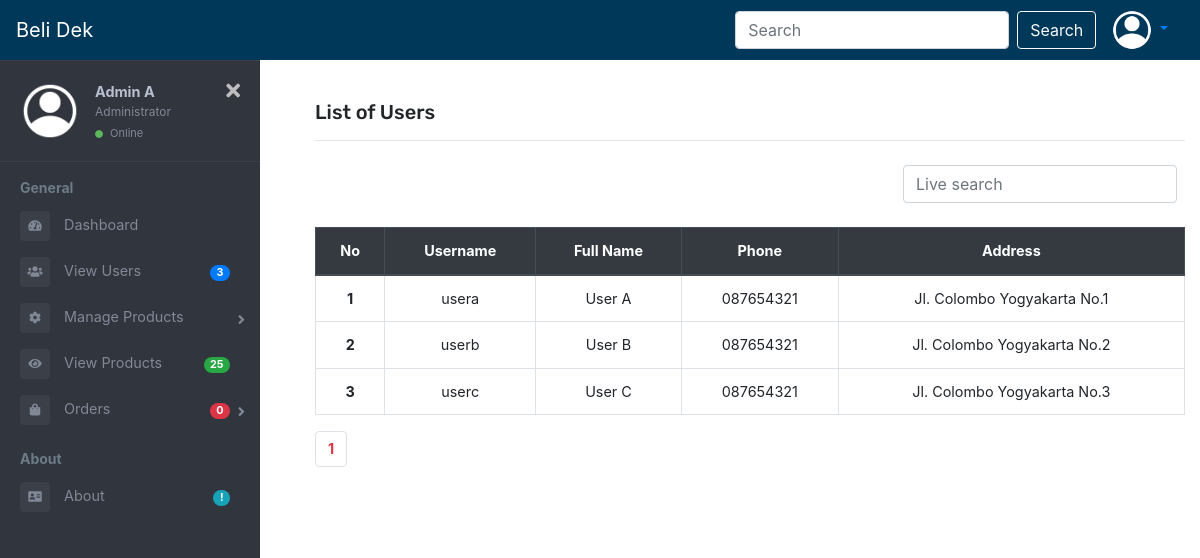
Page /admin/users.php (signed in) on the committed database.
### tables this page shows
CREATE TABLE `users` (
  `user_id` int(11) NOT NULL,
  `user_fullname` varchar(100) DEFAULT NULL,
  `user_username` varchar(100) NOT NULL,
  `user_phone` varchar(15) DEFAULT NULL,
  `user_address` varchar(200) DEFAULT NULL,
  `user_password` varchar(100) NOT NULL
);

### admin/users.php (called while the page is built, shortened)
<?php
include('content-start.php');
?>
<?php
count($users) ? include('Template/_users.php') :  include('Template/notFound/_user_notFound.php');
?>
<?php
include('content-end.php');
?>

### admin/database/DBController.php (called while the page is built, shortened)
<?php
class DBController
{
  protected $host = 'localhost';
  protected $user = 'root';
  protected $password = '';
  protected $database = "ecommerce";
  public function __construct()
  {
    $this->con = mysqli_connect($this->host, $this->user, $this->password, $this->database);
  }
}

### admin/functions.php (called while the page is built, shortened)
<?php
require('database/DBController.php');
require('database/Admin.php');
require('database/User.php');
require('database/Product.php');
require('database/Order.php');
require('database/Add.php');
$db = new DBController();
$admin = new Admin($db);
$user = new User($db);
$users = $user->getDataUser();
$product = new Product($db);
$product_shuffle = $product->getData();
$order = new Order($db);
$orders = $order->getDataOrder();
$deliveries = $order->getDataDelivery();

### admin/database/Admin.php (called while the page is built, shortened)
<?php
class Admin
{
  public $db = null;
  public function __construct(DBController $db)
  {
    $this->db = $db;
  }
  public function getAdmin($admin_id = null, $table = 'admins')
  {
    if (isset($admin_id)) {
      $result = $this->db->con->query("SELECT * FROM {$table} WHERE admin_id={$admin_id}");
      $resultArray = array();
      while ($item = mysqli_fetch_array($result, MYSQLI_ASSOC)) {
        $resultArray[] = $item;
      }
      return $resultArray;
    }
  }
}

### admin/database/User.php (called while the page is built, shortened)
<?php
class User
{
  public $db = null;
  public function __construct(DBController $db)
  {
    $this->db = $db;
  }
  public function getDataUser($table = 'users')
  {
    $result = $this->db->con->query("SELECT * FROM {$table}");
    $resultArray = array();
    while ($item = mysqli_fetch_array($result, MYSQLI_ASSOC)) {
      $resultArray[] = $item;
    }
    return $resultArray;
  }
}

### admin/database/Product.php (called while the page is built, shortened)
<?php
class Product
{
  public $db = null;
  public function __construct(DBController $db)
  {
    $this->db = $db;
  }
  public function getData($table = 'products')
  {
    $result = $this->db->con->query("SELECT * FROM {$table}");
    $resultArray = array();
    while ($item = mysqli_fetch_array($result, MYSQLI_ASSOC)) {
      $resultArray[] = $item;
    }
    return $resultArray;
  }
}

### admin/database/Order.php (called while the page is built, shortened)
<?php
class Order
{
  public $db = null;
  public function __construct(DBController $db)
  {
    $this->db = $db;
  }
  public function getDataOrder()
  {
    $result = $this->db->con->query(
      "SELECT orders.order_id, orders.user_id, orders.product_id, users.user_username, orders.order_date, products.product_brand, products.product_name, products.product_price, orders.product_count, orders.payment_method, orders.delivery_method
      FROM orders
      INNER JOIN users ON orders.user_id = users.user_id
      INNER JOIN products ON orders.product_id = products.product_id"
    );
    $resultArray = array();
    return $resultArray;
  }
  public function getDataDelivery()
  {
    $result = $this->db->con->query(
      "SELECT deliveries.delivery_id, deliveries.user_id, deliveries.product_id, users.user_username, deliveries.delivery_date, products.product_brand, products.product_name, products.product_price, deliveries.product_count, deliveries.payment_method, deliveries.delivery_method
      FROM deliveries
      INNER JOIN users ON deliveries.user_id = users.user_id
      INNER JOIN products ON deliveries.product_id = products.product_id"
    );
    $resultArray = array();
    return $resultArray;
  }
}

### admin/database/Add.php (called while the page is built, shortened)
<?php
$con = mysqli_connect("localhost", "root", "", "ecommerce");
function query($query)
{
  global $con;
  $result = mysqli_query($con, $query);
  $rows = [];
  while ($row = mysqli_fetch_assoc($result)) {
    $rows[] = $row;
  }
  return $rows;
}

### admin/Template/_users.php (the view, shortened to what this page needs)
<?php
$jumlahDataPerHalaman = 10;
$jumlahData = count(query("SELECT * FROM users"));
$jumlahHalaman = ceil($jumlahData / $jumlahDataPerHalaman);
$halamanAktif = (isset($_GET["halaman"])) ? $_GET["halaman"] : 1;
$awalData = ($jumlahDataPerHalaman * $halamanAktif) - $jumlahDataPerHalaman;
$users = query("SELECT * FROM users LIMIT $awalData, $jumlahDataPerHalaman");
?>
<section id="products-list">
  <div class="container" style="margin-top: 80px;">
    <h4 class="font-rubik font-size-20">List of Users</h4>
    <hr>
    <div class="container d-flex justify-content-end pt-2 pb-4 pr-0">
      <div class="live-search d-flex">
        <form class="form-inline d-flex justify-content-end" action="" method="post">
          <input class="form-control mr-sm-2" type="search" placeholder="Live search" aria-label="Search" name="keyword-user-live" autocomplete="off" id="keyword-user-live">
        </form>
      </div>
    </div>
    <div id="table-container">
      <table class="table table-bordered table-hover text-center">
        <thead class="thead-dark">
          <tr>
            <th scope="col">No</th>
            <th scope="col">Username</th>
            <th scope="col">Full Name</th>
            <th scope="col">Phone</th>
            <th scope="col">Address</th>
          </tr>
        </thead>
        <tbody>
          <?php $i = 1; ?>
          <?php foreach ($users as $user) { ?>
            <tr>
              <th scope="row"><?= $i ?></th>
              <td><?= $user['user_username'] ?></td>
              <td><?= $user['user_fullname'] ?></td>
              <td><?= $user['user_phone'] ?></td>
              <td><?= $user['user_address'] ?></td>
            </tr>
            <?php $i++; ?>
          <?php } ?>
        </tbody>
      </table>
    </div>
    <nav aria-label="Page navigation example">
      <ul class="pagination">
        <?php for ($i = 1; $i <= $jumlahHalaman; $i++) : ?>
          <?php if ($i == $halamanAktif) : ?>
            <li class="page-item"><a class="page-link font-weight-bold text-danger" href="?halaman=<?= $i; ?>"><?= $i; ?></a></li>
          <?php else : ?>
            <li class="page-item"><a class="page-link" href="?halaman=<?= $i; ?>"><?= $i; ?></a></li>
          <?php endif; ?>
        <?php endfor; ?>
      </ul>
    </nav>
  </div>
</section>

### admin/content-start.php (shortened to what this page needs)
<!DOCTYPE html>
<html lang="en">
<head>
  <?php
  require('library/head.php');
  ?>
  <?php
  require('functions.php');
  ?>
  <?php
  $admins = $admin->getAdmin($_SESSION['admin']);
  ?>
  <link rel="stylesheet" href="style.css">
</head>
<body>
  <div class="page-wrapper chiller-theme toggled">
    <nav class="navbar fixed-top navbar-expand-lg navbar-dark color-primary-bg" style="height: 60px;">
      <a class="navbar-brand" href="index.php">Beli Dek</a>
      <div class="collapse navbar-collapse d-flex justify-content-end" id="navbarNav">
        <form class="form-inline" action="" method="post">
          <input class="form-control mr-sm-2" type="search" placeholder="Search" aria-label="Search" name="keyword" autocomplete="off" id="keyword">
          <button class="btn btn-outline-light my-2 my-sm-0" type="submit" name="search" id="search">Search</button>
        </form>
        <div class="btn-group">
          <a class="nav-link dropdown-toggle" href="#" id="navbarDropdownMenuLink" role="button" data-toggle="dropdown" aria-haspopup="true" aria-expanded="false">
            <img src="./../assets/template/profile.png" width="40" height="40" class="rounded-circle">
          </a>
        </div>
      </div>
    </nav>
    <nav id="sidebar" class="sidebar-wrapper">
      <div class="sidebar-content">
        <div class="sidebar-header">
          <div class="user-pic">
            <img class="img-responsive img-rounded" src="./../assets/template/profile.png" alt="User picture">
          </div>
          <div class="user-info">
            <span class="user-name"><strong><?= $admins[0]['admin_fullname'] ? $admins[0]['admin_fullname'] : $admins[0]['admin_username']; ?></strong></span>
            <span class="user-role">Administrator</span>
            <span class="user-status">
              <i class="fa fa-circle"></i>
              <span>Online</span>
            </span>
          </div>
          <div id="close-sidebar" class="d-flex justify-content-end">
            <i class="fas fa-times"></i>
          </div>
        </div>
        <div class="sidebar-menu">
          <ul>
            <li class="header-menu">
              <span>General</span>
            </li>
            <li>
              <a href="index.php">
                <i class="fa fa-tachometer-alt"></i>
                <span>Dashboard</span>
              </a>
            </li>
            <li>
              <a href="users.php">
                <i class="fa fa-users"></i>
                <span>View Users</span>
                <span class="badge badge-pill badge-primary"><?= count($users) ?></span>
              </a>
            </li>
            <li class="sidebar-dropdown">
              <a href="#">
                <i class="fa fa-cog"></i>
                <span>Manage Products</span>
              </a>
            </li>
            <li>
              <a href="products.php">
                <i class="fa fa-eye"></i>
                <span>View Products</span>
                <span class="badge badge-pill badge-success"><?= count($product_shuffle) ?></span>
              </a>
            </li>
            <li class="sidebar-dropdown">
              <a href="#">
                <i class="fa fa-shopping-bag"></i>
                <span>Orders</span>
                <span class="badge badge-pill badge-danger"><?= count($orders) + count($deliveries) ?></span>
              </a>
            </li>
            <li class="header-menu">
              <span>About</span>
            </li>
            <li>
              <a href="#">
                <i class="fa fa-address-card"></i>
                <span>About</span>
                <span class="badge badge-pill badge-info">!</span>
              </a>
            </li>
          </ul>
        </div>
      </div>
    </nav>
    <main class="page-content">

### rows in the picture
users: user_username "usera", user_fullname "User A", user_phone "087654321", user_address "Jl. Colombo Yogyakarta No.1"
users: user_username "userb", user_fullname "User B", user_phone "087654321", user_address "Jl. Colombo Yogyakarta No.2"
users: user_username "userc", user_fullname "User C", user_phone "087654321", user_address "Jl. Colombo Yogyakarta No.3"

### other values in the picture
$admins[0]['admin_fullname'] "Admin A"
count($users) "3"
count($product_shuffle) "25"
count($orders) + count($deliveries) "0"
